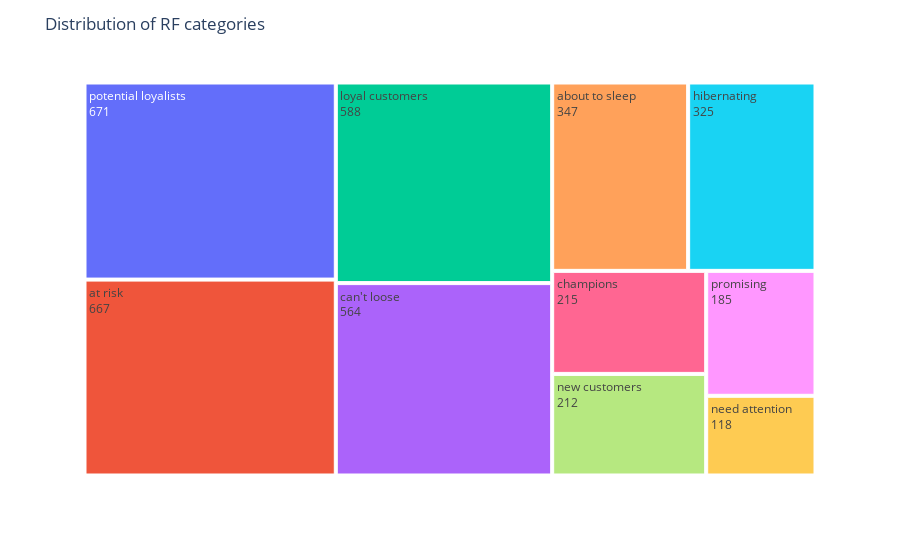

The notebook cell this image was saved under:
### Markdown cell above
## Visualization of different customer categories

### Code cell
RFM_cat =RFM.groupby('RF_category')['Member_number'].count().reset_index(name ='count')
fig=px.treemap(RFM_cat, path=['RF_category'], values='count')
fig.update_layout(title = 'Distribution of RF categories')
fig.update_traces(textinfo='label+value')
fig.show()

### Figure 1 — Plotly figure (JSON) as saved in the notebook; plotly's stock layout.template omitted (floating-point values rounded to 4 significant figures)
{"data": [{"branchvalues": "total", "domain": {"x": [0, 1], "y": [0, 1]}, "hovertemplate": "labels=%{label}<br>count=%{value}<br>parent=%{parent}<br>id=%{id}<extra></extra>", "ids": ["about to sleep", "at risk", "can't loose", "champions", "hibernating", "loyal customers", "need attention", "new customers", "potential loyalists", "promising"], "labels": ["about to sleep", "at risk", "can't loose", "champions", "hibernating", "loyal customers", "need attention", "new customers", "potential loyalists", "promising"], "name": "", "parents": ["", "", "", "", "", "", "", "", "", ""], "textinfo": "label+value", "type": "treemap", "values": [347, 667, 564, 215, 325, 588, 118, 212, 671, 185]}], "layout": {"legend": {"tracegroupgap": 0}, "margin": {"t": 60}, "title": {"text": "Distribution of RF categories"}}}
